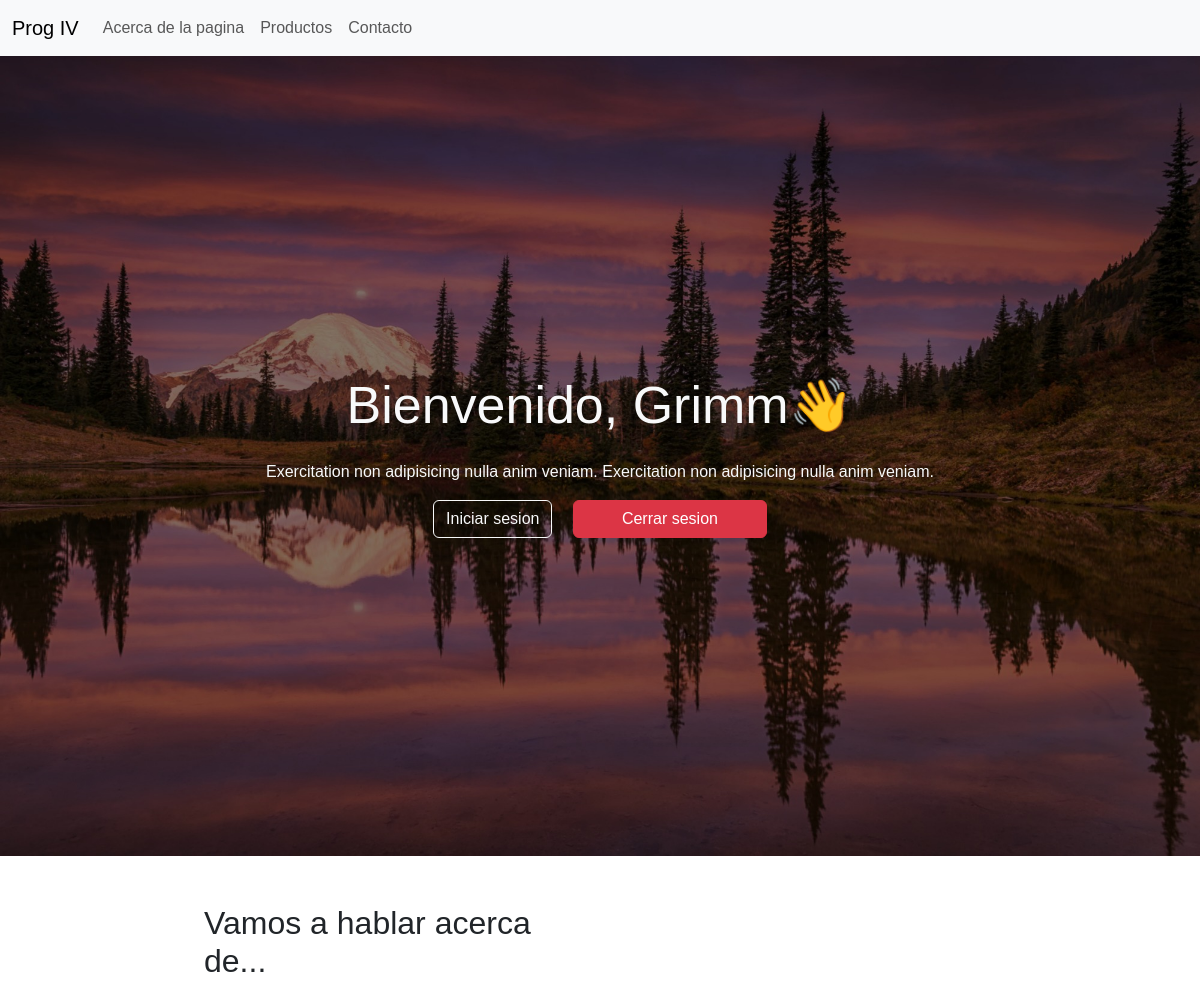
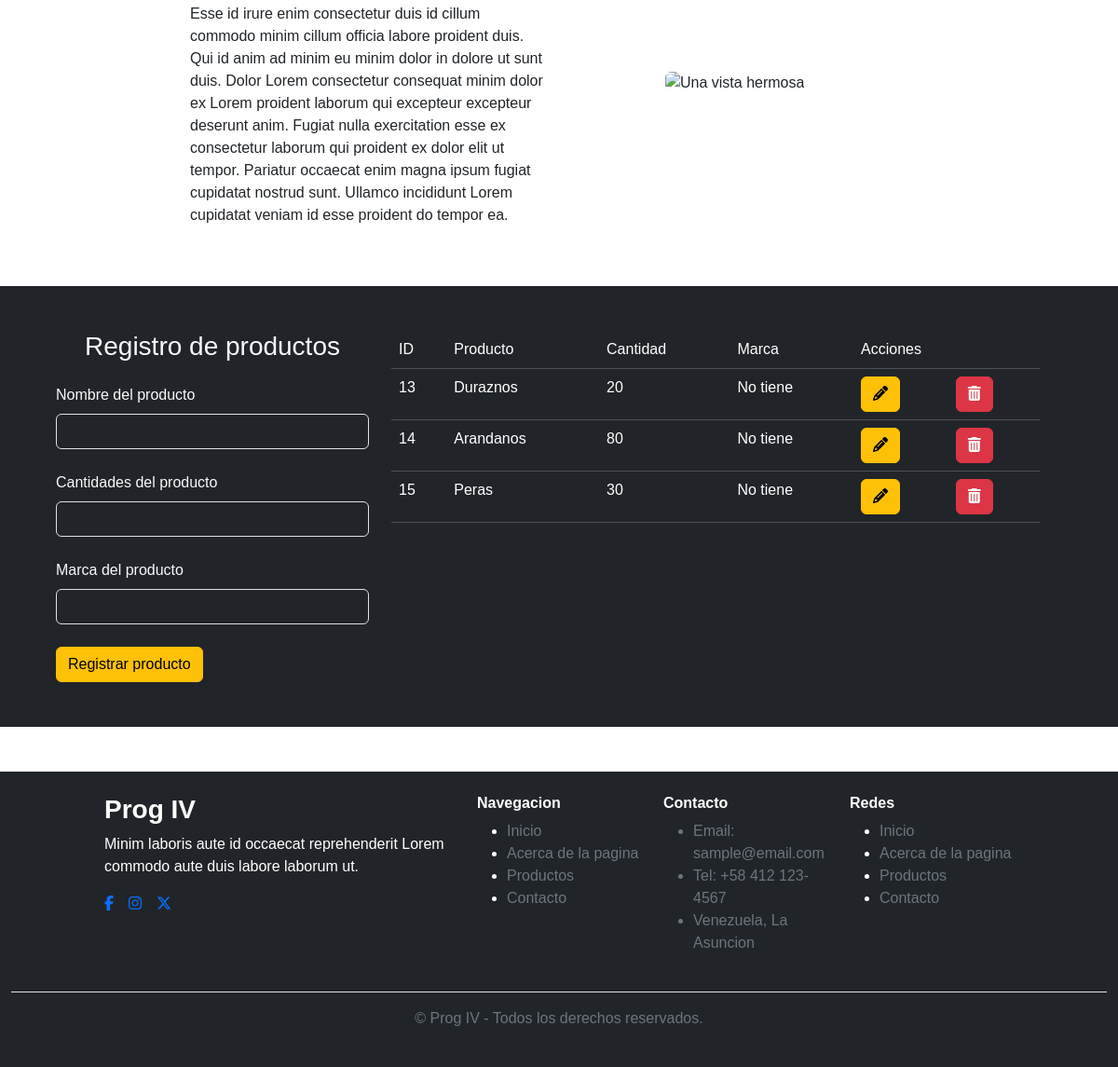
/index.php (signed in), run on the app's committed database (2 pictures, top to bottom).
### tables this page shows
CREATE TABLE `productos` (
  `id` int(11) NOT NULL,
  `nombre_producto` varchar(255) NOT NULL,
  `cantidad_producto` int(11) NOT NULL,
  `marca_producto` varchar(255) NOT NULL
);

### index.php (the view, shortened to what this page needs)
<!DOCTYPE html>
<html lang="es-VE">
<head>
    <link href="https://cdn.jsdelivr.net/npm/bootstrap@5.3.8/dist/css/bootstrap.min.css" rel="stylesheet">
    <link rel="stylesheet" href="extras.css">
</head>
<header>
    <nav class="navbar navbar-expand-lg bg-light">
        <div class="container-fluid">
            <a href="#" class="navbar-brand">Prog IV</a>
            <div class="collapse navbar-collapse" id="navbarNav">
                <ul class="navbar-nav">
                    <li class="nav-item">
                        <a class="nav-link" href="#about">Acerca de la pagina</a>
                    </li>
                    <li class="nav-item">
                        <a class="nav-link" href="#productos">Productos</a>
                    </li>
                    <li class="nav-item">
                        <a class="nav-link" href="#">Contacto</a>
                    </li>
                </ul>
            </div>
        </div>
    </nav>
</header>
<body>
    <section id="intro">
        <div class="container-fluid d-flex align-items-center text-center justify-content-center text-light"
        style="background-image: url(assets/images/landscape_darken.jpg); height: 100vh; background-size: cover; background-position: center;">
            <div>
                <h1 style="font-size: 52px;">Bienvenido, <?= $_SESSION["user"] ?>👋</h1>
                <p class="mt-4">Exercitation non adipisicing nulla anim veniam. Exercitation non adipisicing nulla anim veniam.</p>
                <button type="button" class="btn btn-outline-light me-3">Iniciar sesion</button>
                <a href="controller/logout_controller.php" class="btn btn-danger px-5">Cerrar sesion</a>
            </div>
        </div>
    </section>
    <section id="about" class="mt-5">
        <div class="row align-items-center">
            <div class="col-lg-4 offset-lg-2 offset-1 col-10">
                <h2>Vamos a hablar acerca de...</h2>
                <p>Esse id irure enim consectetur duis id cillum commodo minim cillum officia labore proident duis. Qui id anim ad minim eu minim dolor in dolore ut sunt duis. Dolor Lorem consectetur consequat minim dolor ex Lorem proident laborum qui excepteur excepteur deserunt anim. Fugiat nulla exercitation esse ex consectetur laborum qui proident ex dolor elit ut tempor. Pariatur occaecat enim magna ipsum fugiat cupidatat nostrud sunt. Ullamco incididunt Lorem cupidatat veniam id esse proident do tempor ea.</p>
            </div>
            <div class="col-lg-3 offset-lg-1 offset-1 col-10">
                <img src="assets/images/landscape-bootstrap2.jpg" class="img-fluid rounded" alt="Una vista hermosa">
            </div>
        </div>
    </section>
    <section id="productos" class="mt-5 p-5 bg-dark">
        <div class="container-fluid row text-light">
            <form class="col-lg-4" method="POST">
                <h3 class="text-center">Registro de productos</h3>
                <div class="mt-4">
                    <label for="form_nombre_producto" class="form-label">Nombre del producto</label>
                    <input type="text" class="form-control bg-dark text-light" name="nombre_producto" require>
                </div>
                <div class="mt-4">
                    <label for="form_cantidad_producto" class="form-label">Cantidades del producto</label>
                    <input type="number" class="form-control bg-dark text-light" name="cantidad_producto" require>
                </div>
                <div class="mt-4">
                    <label for="form_marca_producto" class="form-label">Marca del producto</label>
                    <input type="text" class="form-control bg-dark text-light" name="marca_producto" require>
                </div>
                <button type="submit" class="btn btn-warning mt-4" name="btnregistrar" value="ok">Registrar producto</button>
            </form>
            <?php
                include "model/conn.php";
                $query = $conn->query("select * from productos");
            ?>
            <div class="col-lg-8 table-responsive">
                <table class="table table-hover table-dark">
                    <thead>
                        <tr>
                            <th>ID</th>
                            <th>Producto</th>
                            <th>Cantidad</th>
                            <th>Marca</th>
                            <?php
                                if($_SESSION["admin"] == 1){
                                    echo "<th colspan='2'>Acciones</th>";
                                }
                            ?>
                        </tr>
                    </thead>
                    <tbody>
                        <?php
                            while ($datos = $query->fetch_object()){ ?>
                        <tr>
                            <td><?= $datos->id ?></td>
                            <td><?= $datos->nombre_producto ?></td>
                            <td><?= $datos->cantidad_producto ?></td>
                            <td><?= $datos->marca_producto ?></td>
                            <?php
                                if($_SESSION["admin"] == 1){
                                    echo "<td><a href='edit_index.php?id=$datos->id' class='btn btn-warning'><i class='fa-solid fa-pencil'></i></a></td>";
                                    echo "<td><a onclick='return confirm(\"¿Deseas borrar este producto? :(\")' href='index.php?id=$datos->id' class='btn btn-danger'><i class='fa-solid fa-trash-can'></i></a></td>";
                                }
                            ?>
                        </tr>
                        <?php
                            }
                        ?>
                    </tbody>
                </table>
            </div>
        </div>
    </section>
</body>
<?php include "other/footer.php"; ?>
</html>

### other/footer.php
<footer class="bg-dark text-white py-4 mt-5">
    <div class="container-fluid">
        <div class="row">
            <div class="col-lg-4 offset-lg-1">
                <h3><b>Prog IV</b></h3>
                <p>Minim laboris aute id occaecat reprehenderit Lorem commodo aute duis labore laborum ut.</p>
                <div class="d-flex gap-3">
                    <a href="#"><i class="fa-brands fa-facebook-f"></i></a>
                    <a href="#"><i class="fa-brands fa-instagram"></i></a>
                    <a href="#"><i class="fa-brands fa-x-twitter"></i></a>
                </div>
            </div>
            <div class="col-lg-2">
                <h6><b>Navegacion</b></h6>
                <ul>
                    <li><a href="#" class="text-secondary text-decoration-none">Inicio</a></li>
                    <li><a href="#" class="text-secondary text-decoration-none">Acerca de la pagina</a></li>
                    <li><a href="#" class="text-secondary text-decoration-none">Productos</a></li>
                    <li><a href="#" class="text-secondary text-decoration-none">Contacto</a></li>
                </ul>
            </div>
            <div class="col-lg-2">
                <h6><b>Contacto</b></h6>
                <ul class="text-secondary">
                    <li>Email: sample@email.com</li>
                    <li>Tel: +58 412 123-4567</li>
                    <li>Venezuela, La Asuncion</li>
                </ul>
            </div>
            <div class="col-lg-2">
                <h6><b>Redes</b></h6>
                <ul>
                    <li><a href="#" class="text-secondary text-decoration-none">Inicio</a></li>
                    <li><a href="#" class="text-secondary text-decoration-none">Acerca de la pagina</a></li>
                    <li><a href="#" class="text-secondary text-decoration-none">Productos</a></li>
                    <li><a href="#" class="text-secondary text-decoration-none">Contacto</a></li>
                </ul>
            </div>
        </div>
        <div class="text-center text-secondary border-top mt-4 pt-3">
            <p>&copy; Prog IV - Todos los derechos reservados.</p>
        </div>
    </div>
</footer>

### extras.css (style rules this page uses)
* { font-family: "Outfit", sans-serif; font-optical-sizing: auto; font-weight: 500; font-style: normal; }

### data on the page
productos: id "13", nombre_producto "Duraznos", cantidad_producto "20", marca_producto "No tiene"
productos: id "14", nombre_producto "Arandanos", cantidad_producto "80", marca_producto "No tiene"
productos: id "15", nombre_producto "Peras", cantidad_producto "30", marca_producto "No tiene"

### other printed values
$_SESSION["user"] "Grimm"
